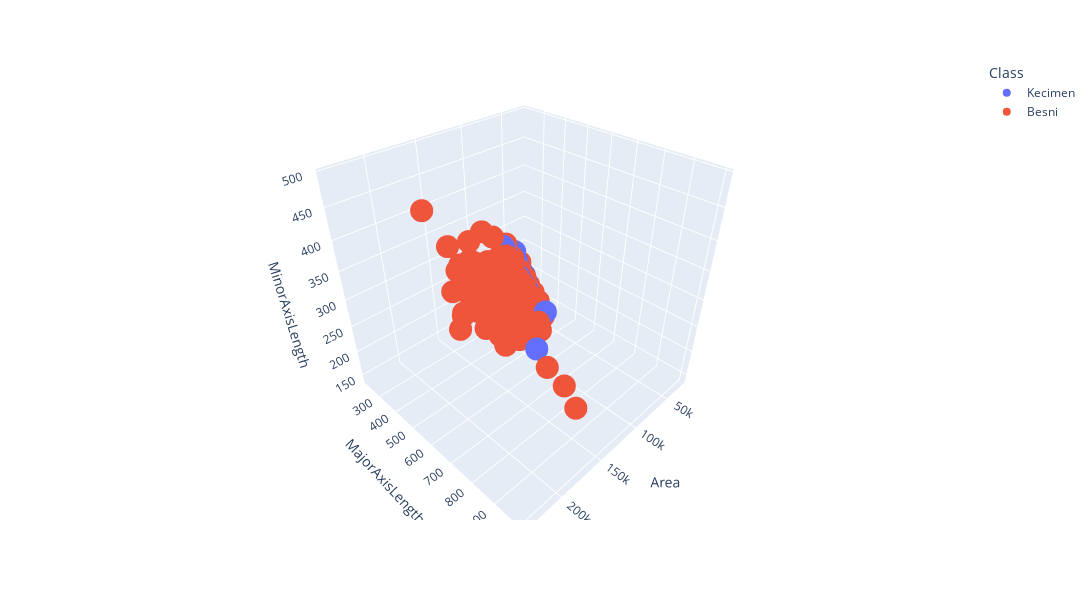

The cell this chart's notebook holds for it:
### Code cell
import plotly.express as px

colors = df["Class"]  
fig = px.scatter_3d(df,
                    x="Area",
                    y="MajorAxisLength",
                    z="MinorAxisLength",
                    color=colors,
                    )

# Grafiğin boyutlarını artırmak
fig.update_layout(width=1200, height=600)

fig.show()

### Figure 1 — Plotly figure (JSON) as saved in the notebook; plotly's stock layout.template omitted (floating-point values rounded to 4 significant figures; data arrays with more than 128 entries replaced by an {"elided": "..."} marker saying what was removed)
{"data": [{"hovertemplate": "Class=Kecimen<br>Area=%{x}<br>MajorAxisLength=%{y}<br>MinorAxisLength=%{z}<extra></extra>", "legendgroup": "Kecimen", "marker": {"color": "#636efa", "symbol": "circle"}, "mode": "markers", "name": "Kecimen", "scene": "scene", "showlegend": true, "type": "scatter3d", "x": {"elided": "450 int values"}, "y": {"elided": "450 float values"}, "z": {"elided": "450 float values"}}, {"hovertemplate": "Class=Besni<br>Area=%{x}<br>MajorAxisLength=%{y}<br>MinorAxisLength=%{z}<extra></extra>", "legendgroup": "Besni", "marker": {"color": "#EF553B", "symbol": "circle"}, "mode": "markers", "name": "Besni", "scene": "scene", "showlegend": true, "type": "scatter3d", "x": {"elided": "450 int values"}, "y": {"elided": "450 float values"}, "z": {"elided": "450 float values"}}], "layout": {"height": 600, "legend": {"title": {"text": "Class"}, "tracegroupgap": 0}, "margin": {"t": 60}, "scene": {"domain": {"x": [0, 1], "y": [0, 1]}, "xaxis": {"title": {"text": "Area"}}, "yaxis": {"title": {"text": "MajorAxisLength"}}, "zaxis": {"title": {"text": "MinorAxisLength"}}}, "width": 1200}}
